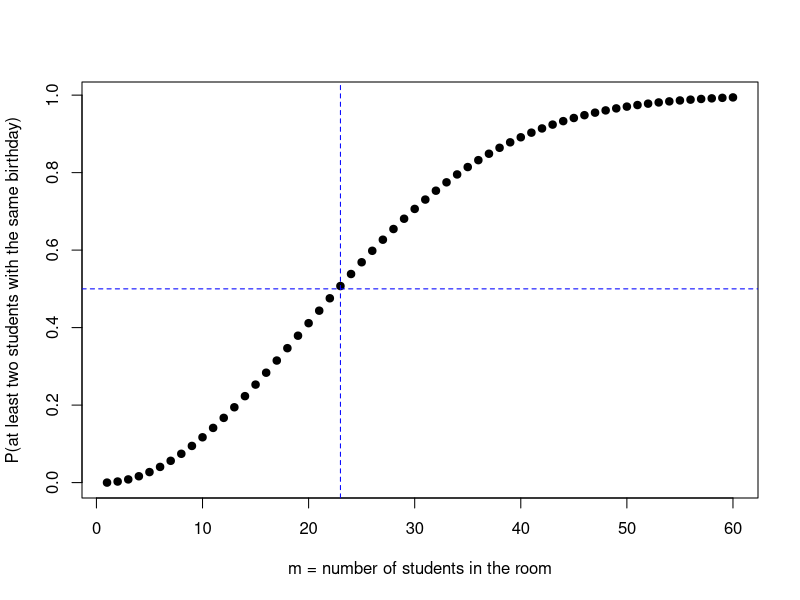
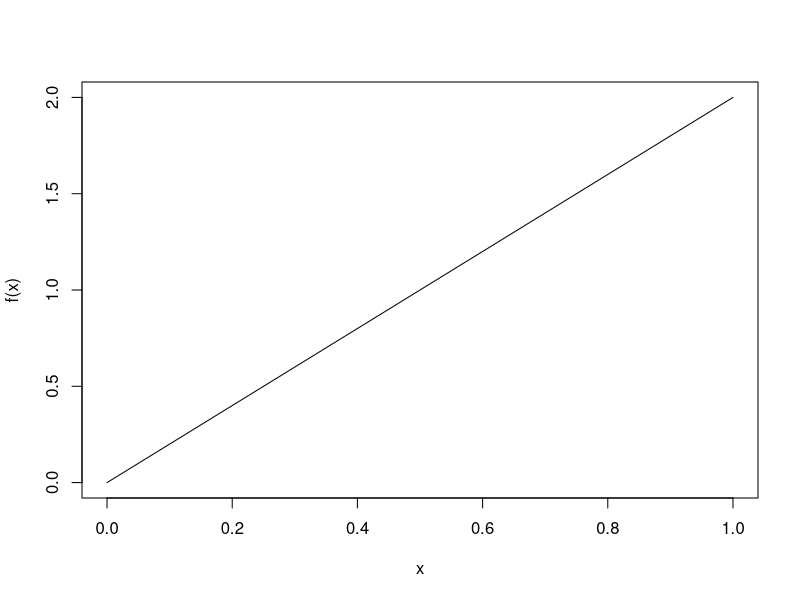

Here is the R script that generated these plots, in order:
## ---- chunk 1
knitr::opts_chunk$set(echo = TRUE, comment = NA, prompt = TRUE, fig.align = "center")
## ---- chunk 2
m <- 1:60             # vector of number of students
p <- numeric(60)      # initialize vecotr to 0's
for(i in m){          # index value for loop
  q = prod((365:(365 - i + 1))/365)
  p[i] = 1 - q
}
plot(m, p, pch = 19,
     ylab = "P(at least two students with the same birthday)",
     xlab = "m = number of students in the room")
abline(h = 0.5, lty = 2, col = "blue")
abline(v = 23, lty = 2, col = "blue")
## ---- chunk 3
set.seed(13)
n <- 10000
actual <- sample(1:3, size = n, replace = TRUE)
aguess <- sample(1:3, size = n, replace = TRUE)
equals <- (actual == aguess)
not.eq <- (actual != aguess)
PnoSwitch <- mean(equals)
PwiSwitch <- mean(not.eq)
probs <- c(PnoSwitch, PwiSwitch)
names(probs) <- c("P(Win no Switch)", "P(Win Switch)")
probs
## ---- chunk 4
knitr::include_app("https://mathr.math.appstate.edu/shiny/Monty/", height = "400px")
## ---- chunk 5
S <- expand.grid(roll1 = 1:6, roll2 = 1:6)
S$Sum <- apply(S, 1, sum)
head(S)
## ---- chunk 6
table(S$Sum)
T1 <- MASS::fractions(table(S$Sum)/sum(!is.na(S$Sum)))
T1
## ---- chunk 7
x <- as.numeric(names(T1))
x
px <- T1
EX <- sum(x*px)
EX
VX <- sum((x - EX)^2*px)
VX
## ---- chunk 8
f <- function(x){2*x}
integrate(f, 0, 1)
ex <- function(x){x*f(x)}
EX <- integrate(ex, 0, 1)
EX
EX <- MASS::fractions(EX$value)
EX
## ---- chunk 9
g <- function(x){(x - 2/3)^2*f(x)}
VX <- integrate(g, 0, 1)
VX
VX <- MASS::fractions(VX$value)
VX
## ---- chunk 10
curve(f, 0, 1)
## ---- chunk 11
rs <- c(12, 14, 2, 20)
xbar <- mean(rs)
SD <- sd(rs)
Tscore <- (xbar - 10)/(SD/sqrt(4))
c(xbar, SD, Tscore)
